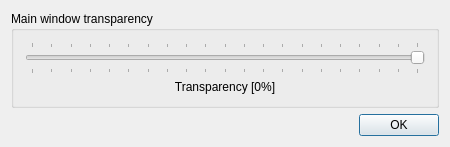
<?xml version="1.0" encoding="UTF-8"?>
<ui version="4.0">
 <class>TransparencyDialogClass</class>
 <widget class="QDialog" name="TransparencyDialogClass">
  <property name="windowModality">
   <enum>Qt::WindowModal</enum>
  </property>
  <property name="geometry">
   <rect>
    <x>0</x>
    <y>0</y>
    <width>438</width>
    <height>138</height>
   </rect>
  </property>
  <property name="windowTitle">
   <string>Main window transparency</string>
  </property>
  <property name="windowIcon">
   <iconset resource="images.qrc">
    <normaloff>:/images/lananalyzer.png</normaloff>:/images/lananalyzer.png</iconset>
  </property>
  <layout class="QGridLayout" name="gridLayout">
   <property name="sizeConstraint">
    <enum>QLayout::SetFixedSize</enum>
   </property>
   <item row="1" column="0" colspan="3">
    <layout class="QHBoxLayout" name="horizontalLayout_3">
     <item>
      <spacer name="horizontalSpacer_4">
       <property name="orientation">
        <enum>Qt::Horizontal</enum>
       </property>
       <property name="sizeHint" stdset="0">
        <size>
         <width>40</width>
         <height>20</height>
        </size>
       </property>
      </spacer>
     </item>
     <item>
      <widget class="QPushButton" name="pushButton">
       <property name="text">
        <string>OK</string>
       </property>
       <property name="icon">
        <iconset resource="images.qrc">
         <normaloff>:/images/o_ok.png</normaloff>:/images/o_ok.png</iconset>
       </property>
       <property name="autoDefault">
        <bool>false</bool>
       </property>
       <property name="default">
        <bool>true</bool>
       </property>
      </widget>
     </item>
    </layout>
   </item>
   <item row="0" column="0" colspan="3">
    <widget class="QGroupBox" name="groupBox">
     <property name="title">
      <string>Main window transparency</string>
     </property>
     <layout class="QGridLayout" name="gridLayout_2">
      <item row="0" column="0">
       <widget class="QSlider" name="horizontalSlider">
        <property name="sizePolicy">
         <sizepolicy hsizetype="Ignored" vsizetype="Fixed">
          <horstretch>0</horstretch>
          <verstretch>0</verstretch>
         </sizepolicy>
        </property>
        <property name="minimumSize">
         <size>
          <width>400</width>
          <height>32</height>
         </size>
        </property>
        <property name="minimum">
         <number>0</number>
        </property>
        <property name="maximum">
         <number>100</number>
        </property>
        <property name="pageStep">
         <number>5</number>
        </property>
        <property name="value">
         <number>0</number>
        </property>
        <property name="sliderPosition">
         <number>0</number>
        </property>
        <property name="tracking">
         <bool>true</bool>
        </property>
        <property name="orientation">
         <enum>Qt::Horizontal</enum>
        </property>
        <property name="invertedAppearance">
         <bool>true</bool>
        </property>
        <property name="tickPosition">
         <enum>QSlider::TicksBothSides</enum>
        </property>
        <property name="tickInterval">
         <number>5</number>
        </property>
       </widget>
      </item>
      <item row="1" column="0">
       <widget class="QLabel" name="labelLevel">
        <property name="text">
         <string>Transparency [0%]</string>
        </property>
        <property name="alignment">
         <set>Qt::AlignCenter</set>
        </property>
       </widget>
      </item>
     </layout>
    </widget>
   </item>
  </layout>
 </widget>
 <layoutdefault spacing="6" margin="11"/>
 <resources>
  <include location="images.qrc"/>
 </resources>
 <connections/>
</ui>
